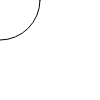
Frame 1 (no input)
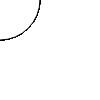
Frame 60 (no input)
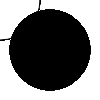
Frame 120 (the mouse pressed at the canvas centre since frame 60)

The p5.js sketch that drew these frames (run headless with seeded random() and noise() and a simulated clock; from frame 60 on, the mouse is pressed at the canvas centre):

// p5.js sketch
// ── sketch.js
/* eslint no-unused-vars: "off" */
/* eslint no-undef: "off" */

var width = 640;
var height = 480;

function setup () {
  createCanvas(width, height);
}

function draw () {
  if (mouseIsPressed) {
    fill(0);
  } else {
    fill(255);
  }
  ellipse(mouseX, mouseY, 80, 80);
}
